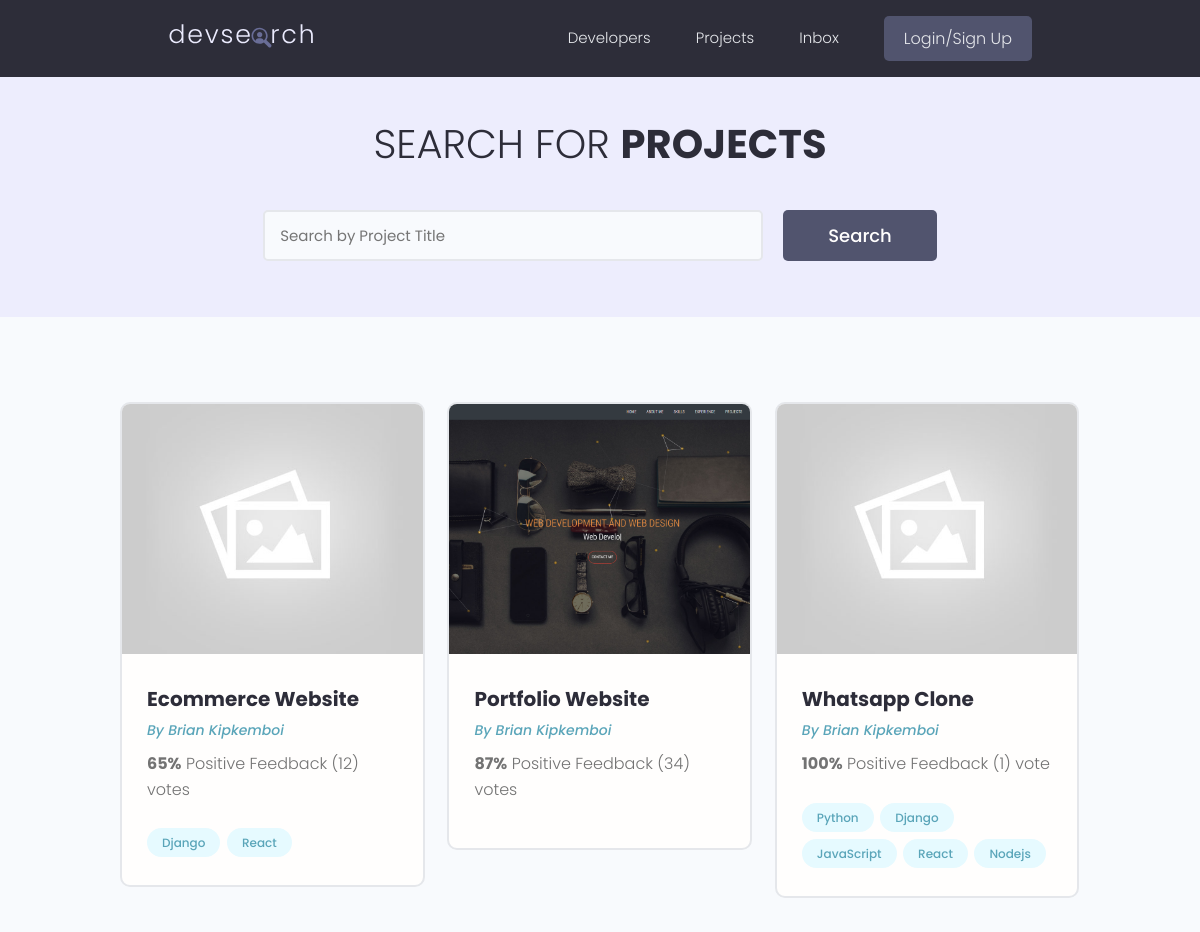
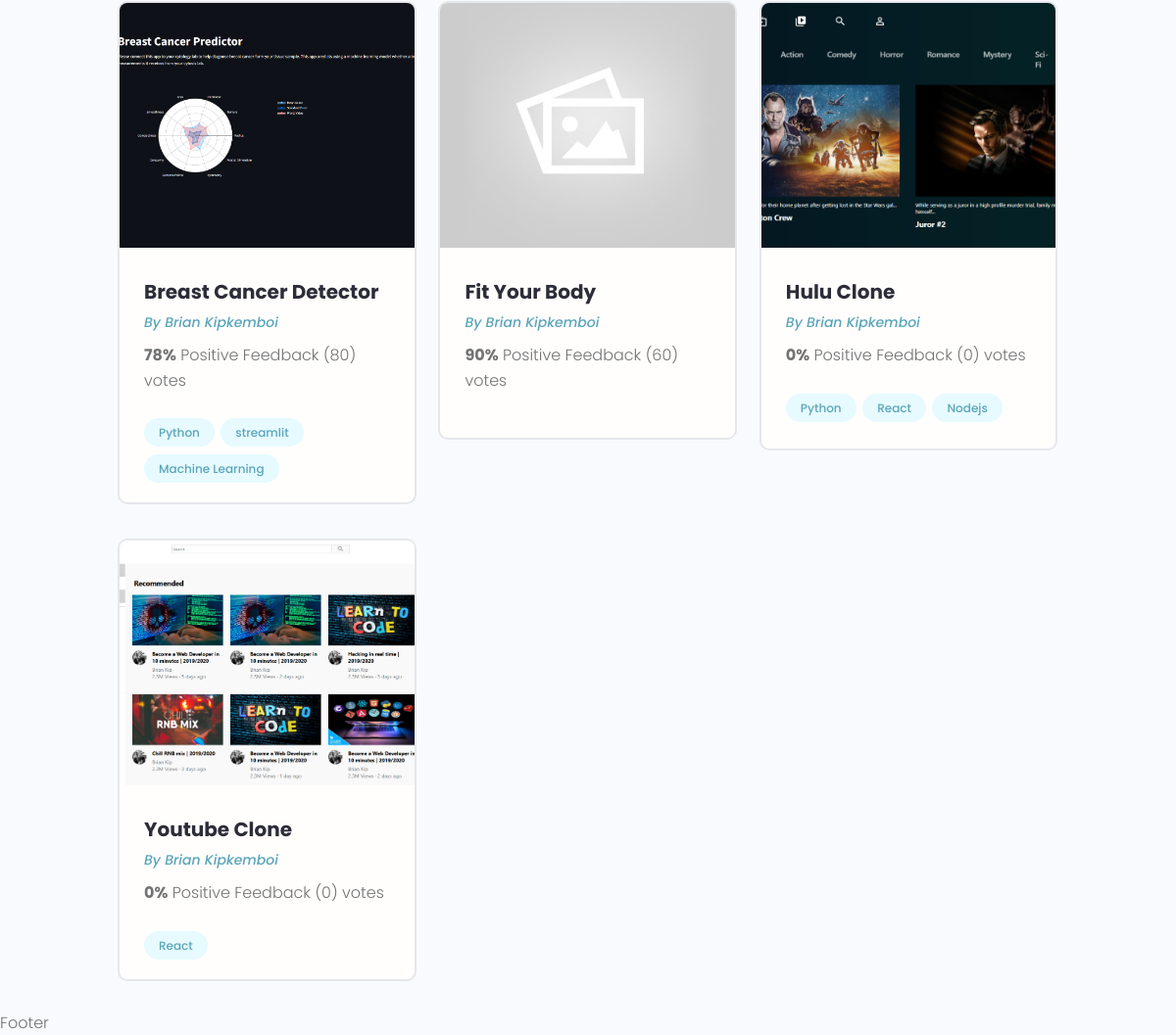
/projects/, run on the app's committed database (2 pictures, top to bottom).
### projects/models.py (models this page shows, shortened)
class Project(models.Model):
    owner = models.ForeignKey(Profile, null=True, blank=True, on_delete=models.SET_NULL)
    title = models.CharField(max_length=200)
    description = models.TextField(null=True, blank=True)
    featured_image = models.ImageField(null=True, blank=True, default="default.jpg")
    demo_link = models.CharField(max_length=2000, null=True, blank=True)
    source_link = models.CharField(max_length=2000, null=True, blank=True)
    tags = models.ManyToManyField('Tag', blank=True)
    vote_total = models.IntegerField(default=0, null=True, blank=True)
    vote_ratio = models.IntegerField(default=0, null=True, blank=True)
    created = models.DateTimeField(auto_now_add=True)
    id = models.UUIDField(default=uuid.uuid4, unique=True, primary_key=True, editable=False)

class Tag(models.Model):
    name = models.CharField(max_length=200)
    created = models.DateTimeField(auto_now_add=True)
    id = models.UUIDField(default=uuid.uuid4, unique=True, primary_key=True, editable=False)
    def __str__(self):
        return self.name

### users/models.py (models this page shows, shortened)
class Profile(models.Model):
    user = models.OneToOneField(User, on_delete=models.CASCADE, null=True, blank=True)
    name = models.CharField(max_length=200, blank=True, null=True)
    email = models.CharField(max_length=500, blank=True, null=True)
    username = models.CharField(max_length=200, blank=True, null=True)
    location = models.CharField(max_length=200, blank=True, null=True)
    short_intro = models.CharField(max_length=200, blank=True, null=True)
    bio = models.TextField(blank=True, null=True)
    profile_image = models.ImageField(null=True, blank=True, upload_to='profiles/', default="profiles/user-default.png")
    social_linkedin = models.CharField(max_length=200, blank=True, null=True)
    social_github = models.CharField(max_length=200, blank=True, null=True)
    social_twitter = models.CharField(max_length=200, blank=True, null=True)
    created = models.DateTimeField(auto_now_add=True)
    id = models.UUIDField(default=uuid.uuid4, unique=True, primary_key=True, editable=False)

### projects/views.py (the view)
# urls.py: path('projects/', include('projects.urls')),
def projects(request):
    projects = Project.objects.all()
    context = {'projects':projects}
    return render(request, 'projects/projects.html', context)

### projects/templates/projects/projects.html (shortened to what this page needs)
{% extends 'main.html' %}
{% block content %}
<main class="projects">
  <section class="hero-section text-center">
    <div class="container container--narrow">
      <div class="hero-section__box">
        <h2>Search for <span>Projects</span></h2>
      </div>
      <div class="hero-section__search">
        <form class="form" action="#" method="get">
          <div class="form__field">
            <input class="input input--text" id="formInput#search" type="text" name="text"
              placeholder="Search by Project Title" />
          </div>
          <input class="btn btn--sub btn--lg" type="submit" value="Search" />
        </form>
      </div>
    </div>
  </section>
  <section class="projectsList">
    <div class="container">
      <div class="grid grid--three">
        {% for project in projects %}
        <div class="column">
          <div class="card project">
            <a href="{% url 'project' project.id %}" class="project">
              <img class="project__thumbnail" src="{{ project.featured_image.url }}" alt="project thumbnail" />
              <div class="card__body">
                <h3 class="project__title">{{project.title}}</h3>
                <p><a class="project__author" href="{% url 'user-profile' project.owner.id %}">By {{project.owner.name}}</a></p>
                <p class="project--rating">
                  <span style="font-weight: bold;">{{project.vote_ratio}}%</span> Positive
                  Feedback ({{project.vote_total}}) vote{{project.vote_total|pluralize:"s"}}
                </p>
                <div class="project__tags">
                  {% for tag in project.tags.all %}
                  <span class="tag tag--pill tag--main">
                    <small>{{tag}}</small>
                  </span>
                  {% endfor %}
                </div>
              </div>
            </a>
          </div>
        </div>
        {% endfor %}
      </div>
    </div>
  </section>
</main>
{% endblock content %}

### static/styles/app.css (style rules this page uses)
:root { --color-sub: #2d2d39; background-color: rgb(8, 108, 113); }
.btn--sub { background-color: var(--color-sub-light); }
.card { border: 2px solid var(--color-light); }
img { width: 100%; }
.hero-section { height: 40vh; display: flex; align-items: center; background-color: var(--color-sub); }
.hero-section__box { margin-bottom: 4rem; }
.hero-section__box > h2, .hero-section__box > h2 > span { font-size: 4rem; color: var(--color-light); line-height: 1.3; text-transform: uppercase; }
.hero-section__box > h2 { font-weight: 300; }
.hero-section__box > h2 > span { font-weight: 700; }
.hero-section__search > .form { display: flex; align-items: center; justify-content: center; gap: 2rem; }
.hero-section__search > .form input.input--text { width: 50rem; }
.project__author { font-size: 1.4rem; font-style: italic; }
.project--rating { margin-bottom: 1.6em; margin-top: .5em; }
.projects > .hero-section { background: var(--color-sub-lighter); height: 30vh; }
.projects .hero-section__box { margin-bottom: 2.5rem; }
.projects .hero-section__box > h2 { color: var(--color-sub); }
.projects .hero-section__box > h2 > span { font-weight: 700; color: var(--color-sub); }
.projectsList { margin-top: 8rem; }
.project__thumbnail { height: 25rem; object-fit: cover; object-position: top center; }
.project__title { font-size: 2rem; font-weight: 700; color: var(--color-sub); }

### static/uikit/styles/modules/_variables.css (style rules this page uses)
:root { --color-main: #5aa5b9; --color-main-light: #e6faff; --color-sub: #3f4156; --color-sub-light: #51546e; --color-sub-lighter: #ededfd; --color-text: #737373; --color-gray: #8b8b8b; --color-light: #e5e7eb; --color-light-gray: #767676; --color-bg: #f8fafd; --color-white: #fffefd; --color-white-light: #f3f3f3; --color-success: #359e64; --color-success-bg: #def8e8; --color-error: #fc4b0b; --color-error-bg: #fff2ee; --font-base: 'Poppins', arial, helvetica, 'Segoe UI', roboto, ubuntu, sans-serif; --font-monospace: 'Fira Code', 'Courier New', courier, monospace; --font-regular: 300; --font-medium: 500; --font-bold: 700; --generic-shadow: 1px 1px 5px #00000010; --generic-transition: all 0.3s ease-in-out; }

### static/uikit/styles/modules/_base.css (style rules this page uses)
* { margin: 0; padding: 0; box-sizing: border-box; text-rendering: optimizeLegibility; color: inherit; font-size: inherit; }
html { font-size: 50%; }
@media only screen and (min-width: 480px) { html { font-size: 56.25%; } }
@media only screen and (min-width: 1200px) { html { font-size: 62.5%; } }
body { line-height: 1.6; font-weight: 400; font-size: 1.5rem; color: var(--color-text); background-color: var(--color-bg); min-height: 100vh; }

### static/uikit/styles/modules/_typography.css (style rules this page uses)
* { font-family: var(--font-base); }
h2 { font-size: 3.6rem; font-weight: var(--font-bold); }
h3 { font-size: 3.2rem; font-weight: var(--font-medium); }
p, span, strong { font-size: 1.6rem; color: var(--color-text); font-weight: var(--font-regular); }
a { padding-bottom: 2px; text-decoration: none; display: inline-block; color: var(--color-main); font-weight: var(--font-medium); }

### static/uikit/styles/modules/_utilities.css (style rules this page uses)
.container { width: 92%; max-width: 165rem; margin: 0 auto; box-sizing: border-box; }
.container--narrow { width: 92%; max-width: 120rem; }
@media screen and (min-width: 1000px) { .container { width: 90%; } }
@media screen and (min-width: 1000px) { .container--narrow { width: 85%; } }
@media screen and (min-width: 1200px) { .container { width: 80%; } }
@media screen and (min-width: 1200px) { .container--narrow { width: 72%; } }
.text-center { text-align: center; }

### static/uikit/styles/modules/_button.css (style rules this page uses)
.btn { display: inline-block; position: relative; cursor: pointer; background-color: var(--color-light); font-weight: var(--font-medium); color: var(--color-sub); text-decoration: none; padding: 1rem 2rem; border-radius: 0.5rem; border: none; width: -webkit-fit-content; width: -moz-fit-content; width: fit-content; height: -webkit-fit-content; height: -moz-fit-content; height: fit-content; font-size: 1.6rem; outline-width: 0; outline-color: transparent; -webkit-backface-visibility: hidden; backface-visibility: hidden; transition: all 0.3s ease-in-out; }
.btn--sub { background-color: var(--color-sub); color: var(--color-white); }
.btn--lg { font-size: 1.8rem; padding: 1.2rem 4.5rem; }

### static/uikit/styles/modules/_card.css (style rules this page uses)
.card { border-radius: 1rem; background-color: var(--color-white); border: 1.5px solid var(--color-light); width: auto; height: auto; margin-top: 0.5rem; margin-bottom: 0.5rem; overflow: hidden; }
.card__body, .card__header { padding: 2rem 2.5rem; }

### data on the page
Project: featured_image (placeholder picture), title "Ecommerce Website", owner.name "Brian Kipkemboi", vote_ratio "65", vote_total "12"
Tag: name "Django"
Tag: name "React"
Project: featured_image (picture), title "Portfolio Website", owner.name "Brian Kipkemboi", vote_ratio "87", vote_total "34"
Project: featured_image (placeholder picture), title "Whatsapp Clone", owner.name "Brian Kipkemboi", vote_ratio "100", vote_total "1"
Tag: name "Python"
Tag: name "JavaScript"
Tag: name "Nodejs"
Project: featured_image (picture), title "Breast Cancer Detector", owner.name "Brian Kipkemboi", vote_ratio "78", vote_total "80"
Tag: name "streamlit"
Tag: name "Machine Learning"
Project: featured_image (placeholder picture), title "Fit Your Body", owner.name "Brian Kipkemboi", vote_ratio "90", vote_total "60"
Project: featured_image (picture), title "Hulu Clone", owner.name "Brian Kipkemboi", vote_ratio "0", vote_total "0"
Project: featured_image (picture), title "Youtube Clone", owner.name "Brian Kipkemboi", vote_ratio "0", vote_total "0"
